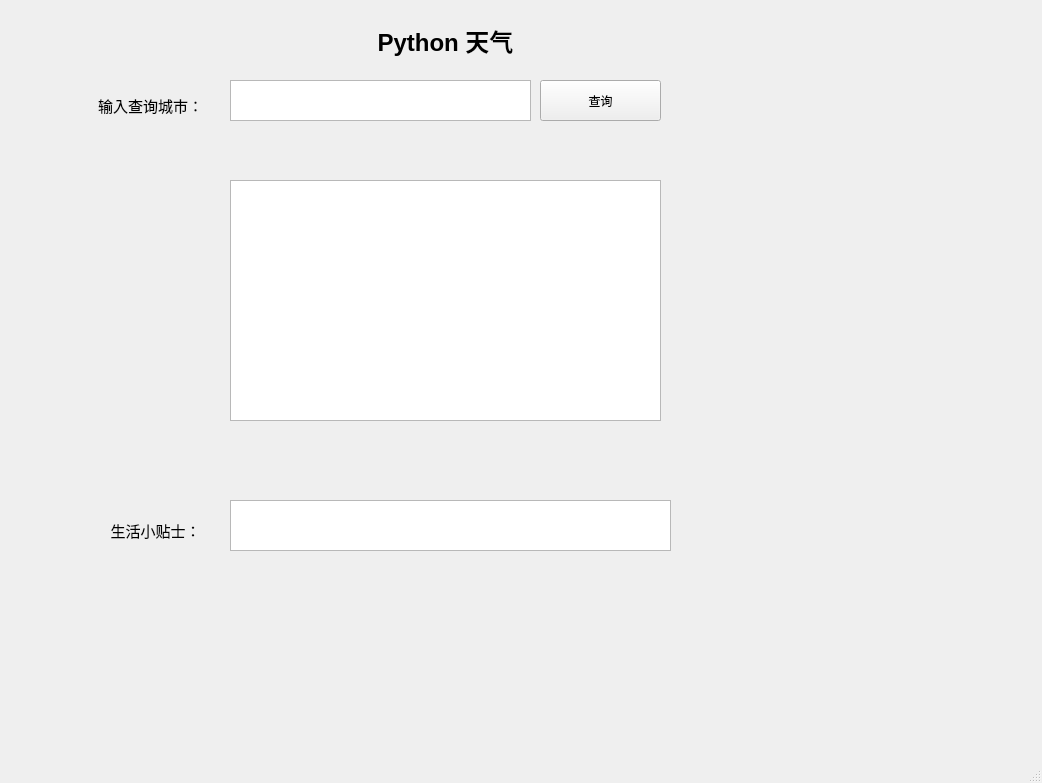
<?xml version="1.0" encoding="UTF-8"?>
<ui version="4.0">
 <class>MainWindow</class>
 <widget class="QMainWindow" name="MainWindow">
  <property name="geometry">
   <rect>
    <x>0</x>
    <y>0</y>
    <width>1042</width>
    <height>783</height>
   </rect>
  </property>
  <property name="minimumSize">
   <size>
    <width>1042</width>
    <height>783</height>
   </size>
  </property>
  <property name="maximumSize">
   <size>
    <width>1042</width>
    <height>783</height>
   </size>
  </property>
  <property name="sizeIncrement">
   <size>
    <width>200</width>
    <height>200</height>
   </size>
  </property>
  <property name="windowTitle">
   <string>MainWindow</string>
  </property>
  <property name="iconSize">
   <size>
    <width>24</width>
    <height>24</height>
   </size>
  </property>
  <widget class="QWidget" name="centralwidget">
   <property name="minimumSize">
    <size>
     <width>738</width>
     <height>0</height>
    </size>
   </property>
   <widget class="QPushButton" name="pushButton">
    <property name="geometry">
     <rect>
      <x>540</x>
      <y>80</y>
      <width>121</width>
      <height>41</height>
     </rect>
    </property>
    <property name="text">
     <string>查询</string>
    </property>
   </widget>
   <widget class="QLabel" name="label">
    <property name="geometry">
     <rect>
      <x>80</x>
      <y>90</y>
      <width>141</width>
      <height>31</height>
     </rect>
    </property>
    <property name="text">
     <string>&lt;html&gt;&lt;head/&gt;&lt;body&gt;&lt;p align=&quot;center&quot;&gt;&lt;span style=&quot; font-size:11pt;&quot;&gt;输入查询城市：&lt;/span&gt;&lt;/p&gt;&lt;/body&gt;&lt;/html&gt;</string>
    </property>
   </widget>
   <widget class="QTextEdit" name="textEdit">
    <property name="geometry">
     <rect>
      <x>230</x>
      <y>80</y>
      <width>301</width>
      <height>41</height>
     </rect>
    </property>
   </widget>
   <widget class="QLabel" name="Back_ground">
    <property name="geometry">
     <rect>
      <x>0</x>
      <y>-10</y>
      <width>1081</width>
      <height>811</height>
     </rect>
    </property>
    <property name="text">
     <string/>
    </property>
    <property name="pixmap">
     <pixmap>233.png</pixmap>
    </property>
   </widget>
   <widget class="QTextBrowser" name="textBrowser">
    <property name="geometry">
     <rect>
      <x>230</x>
      <y>180</y>
      <width>431</width>
      <height>241</height>
     </rect>
    </property>
   </widget>
   <widget class="QLabel" name="Message">
    <property name="geometry">
     <rect>
      <x>100</x>
      <y>510</y>
      <width>111</width>
      <height>41</height>
     </rect>
    </property>
    <property name="text">
     <string>&lt;html&gt;&lt;head/&gt;&lt;body&gt;&lt;p align=&quot;center&quot;&gt;&lt;span style=&quot; font-size:11pt; color:#000000;&quot;&gt;生活小贴士：&lt;/span&gt;&lt;/p&gt;&lt;/body&gt;&lt;/html&gt;</string>
    </property>
   </widget>
   <widget class="QTextBrowser" name="textBrowser_2">
    <property name="geometry">
     <rect>
      <x>230</x>
      <y>500</y>
      <width>441</width>
      <height>51</height>
     </rect>
    </property>
   </widget>
   <widget class="QLabel" name="Title">
    <property name="geometry">
     <rect>
      <x>270</x>
      <y>20</y>
      <width>351</width>
      <height>41</height>
     </rect>
    </property>
    <property name="text">
     <string>&lt;html&gt;&lt;head/&gt;&lt;body&gt;&lt;p align=&quot;center&quot;&gt;&lt;span style=&quot; font-size:18pt; font-weight:600; color:#000000;&quot;&gt;Python 天气&lt;/span&gt;&lt;/p&gt;&lt;/body&gt;&lt;/html&gt;</string>
    </property>
   </widget>
   <zorder>Back_ground</zorder>
   <zorder>pushButton</zorder>
   <zorder>label</zorder>
   <zorder>textEdit</zorder>
   <zorder>textBrowser</zorder>
   <zorder>Message</zorder>
   <zorder>textBrowser_2</zorder>
   <zorder>Title</zorder>
  </widget>
  <widget class="QStatusBar" name="statusbar">
   <property name="sizeGripEnabled">
    <bool>true</bool>
   </property>
  </widget>
  <action name="actionada">
   <property name="text">
    <string>ada</string>
   </property>
  </action>
 </widget>
 <resources/>
 <connections/>
</ui>
